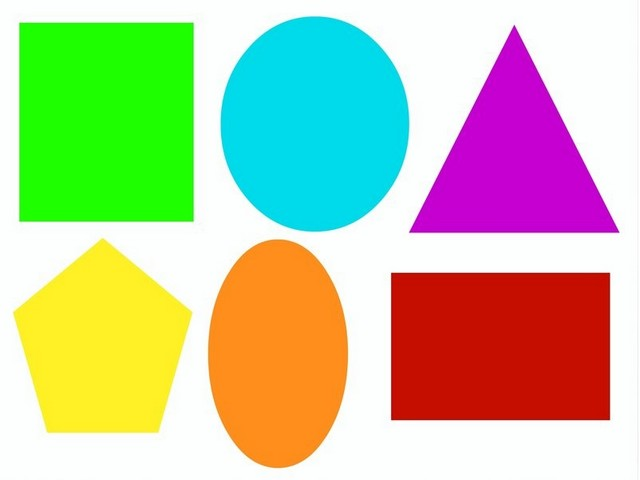
#> input picture UDEMY_ML/MachineVision/Codes/Course_codes_image/image_9.jpg, 640 x 480 px, found by its file name
$ python my_erosion_dilation.py   (older library calls are emulated)
#> lines starting #> are read from the running program, lines starting #| are printed output that depends on the picture; after the words box and inside, x2 and y2 are one past the last pixel; in counts of white or black regions, pixels touching at a corner belong together
import cv2
import numpy as np
import os
import matplotlib.pyplot as plt


srcfname = "/Users/samuelsonawane/Downloads/UDEMY_ML/MachineVision/Codes/Cmage_processing_projects/Image_9.jpg"


img = cv2.imread(srcfname,0)
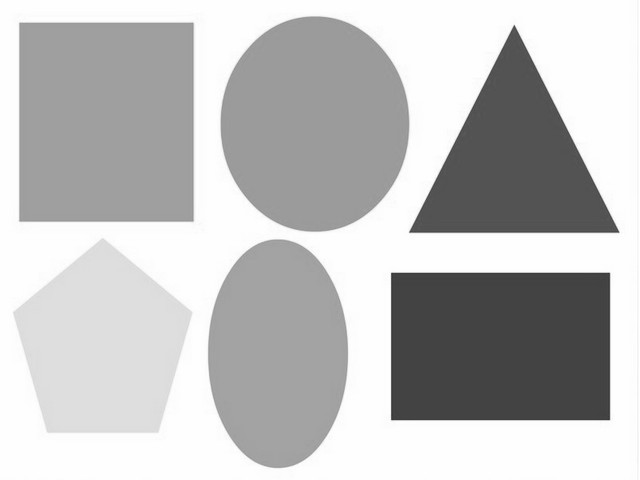
#> img: shape (480, 640); min 46, max 255, mean 190.6

cv2.imshow("Original", img)

# [22 lines of commented-out code are left out]

edgy =cv2.Canny(img, 50, 200)
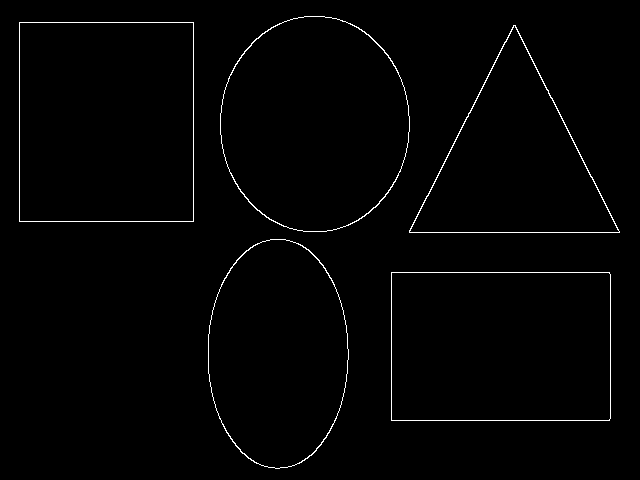
#> edgy: shape (480, 640); 1.2% white in thin lines or dots, all inside (x1, y1, x2, y2) = (19, 16, 620, 469)
cv2.imshow("Edge Detect", edgy)

cv2.waitKey()
#####
###imgray = cv2.cvtColor(img,cv2.COLOR_BGR2GRAY)
ret,thresh = cv2.threshold(img,127,255,0)
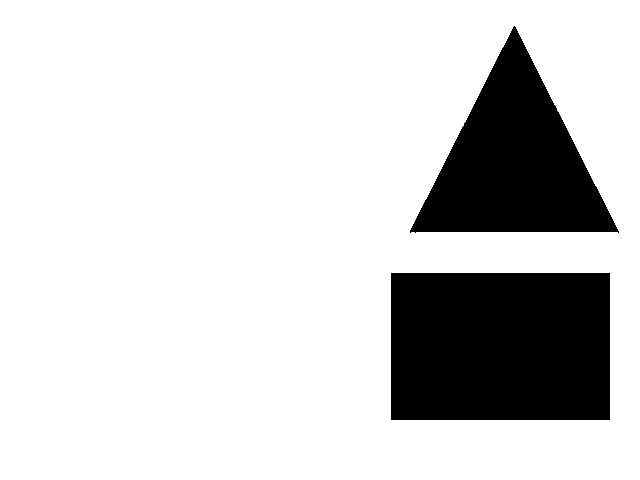
#> thresh: shape (480, 640); 82.5% white; 2 black regions
im2, contours, hierarchy = cv2.findContours(thresh,cv2.RETR_TREE,cv2.CHAIN_APPROX_SIMPLE)
#> contours = 3 contours; box (x1, y1, x2, y2) and area: (0, 0, 640, 480) 306081, (390, 272, 611, 421) 32558, (409, 25, 620, 234) 21985


# contours, hierarchy  = cv2.findContours(edgy, cv2.RETR_LIST, cv2.CHAIN_APPROX_NONE)


print("The number of contours {0}".format(len(contours)))
#| The number of contours 3
# cv2.drawContours(img, contours, -1, (255,0,0),10)

for cnt in contours:
    rect = cv2.minAreaRect(cnt)
    box = cv2.boxPoints(rect)
    box = np.int8(box)
#> (the run stopped early here; a loop or call above may not have finished)
